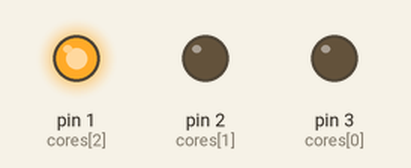
The sketch below on a simulated Arduino Uno, built with avr-gcc and run on an emulated ATmega328P. Parts: output pins drawn as LEDs (lit = HIGH).

Above: at 0.2 s.
At 1.2 s:
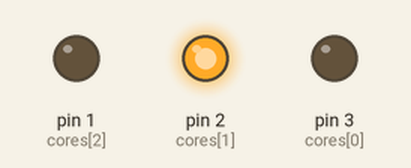
At 1.7 s:
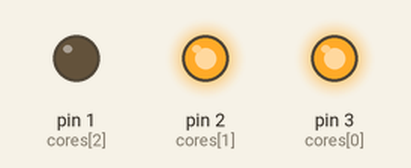
At 2.2 s:
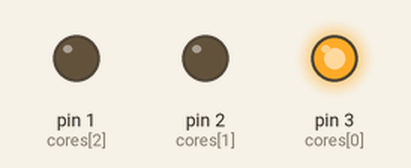
At 3.7 s:
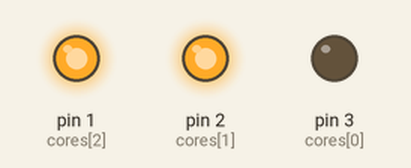
At 5.7 s:
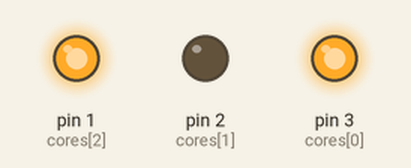
Timing chart, 0 to 6.9 s (numbered marks = the images above):
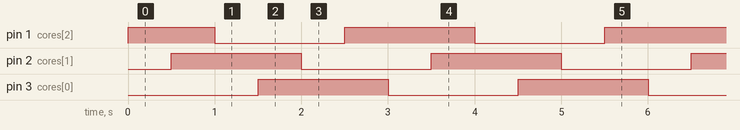

Measured:
- by itself, pin 1 (cores[2]): repeats every 3.0 s: LOW 1.5 s, HIGH 1.5 s
- by itself, pin 2 (cores[1]), pin 3 (cores[0]): alternates HIGH for 1.5 s and LOW for 1.5 s
- by itself, everything shown: repeats every 3.0 s, in 6 steps

The sketch:

discoteca.ino
```cpp
int cores[3] = {3, 2, 1};

void setup(){
  for(int i = 0; i < 3; i++){
    pinMode(cores[i], OUTPUT);
  }
}

void loop(){
  digitalWrite(cores[2], HIGH);
  delay(500); //Vermelho
  digitalWrite(cores[1], HIGH);
  delay(500); //Azul + Vermelho
  digitalWrite(cores[2], LOW);
  delay(500); //Azul
  digitalWrite(cores[0], HIGH);
  delay(500); //Azul + Verde
  digitalWrite(cores[1], LOW);
  delay(500); //Verde
  digitalWrite(cores[2], HIGH);
  delay(500); //Verde + Vermelho
  //digitalWrite(cores[1], HIGH);
  //delay(500); //Verde + Azul + Vermelho
  digitalWrite(cores[0], LOW);
  digitalWrite(cores[1], LOW);
}
```
